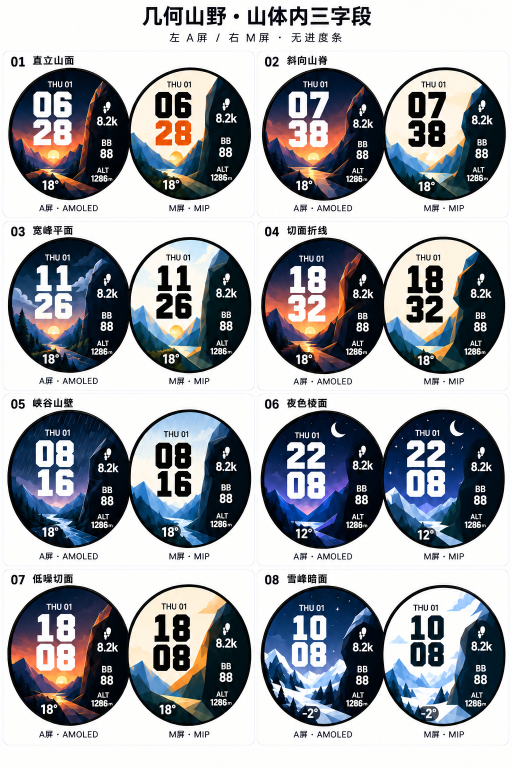
#> input picture assets/reference/approved-sheet-07.png, 1024 x 1536 px (shown at 1/2 size)
$ python compare07.py
#> lines starting #> are read from the running program, lines starting #| are printed output that depends on the picture
"""Assemble the approved crop and unretouched simulator capture for comparison."""
from pathlib import Path
from PIL import Image, ImageDraw, ImageFont

root = Path(__file__).resolve().parents[1]
out = root / "evidence" / "screenshots"
reference = Image.open(root / "assets/reference/approved-sheet-07.png").convert("RGB")
#> reference is the input picture: PIL image 1024x1536 RGB; mean R, G, B 159.5, 162.6, 167.9
# Only the AMOLED watch surface from card 07. Keep the original proportions.
crop = reference.crop((20, 1173, 264, 1455))
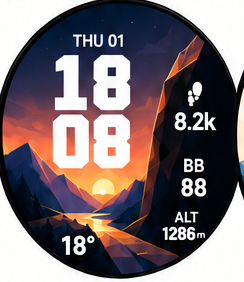
#> crop: PIL image 244x282 RGB; mean R, G, B 121.4, 109.4, 113.4
crop.save(out / "approved-07-amoled-crop.png")
#> (the run stopped early here; a loop or call above may not have finished)
